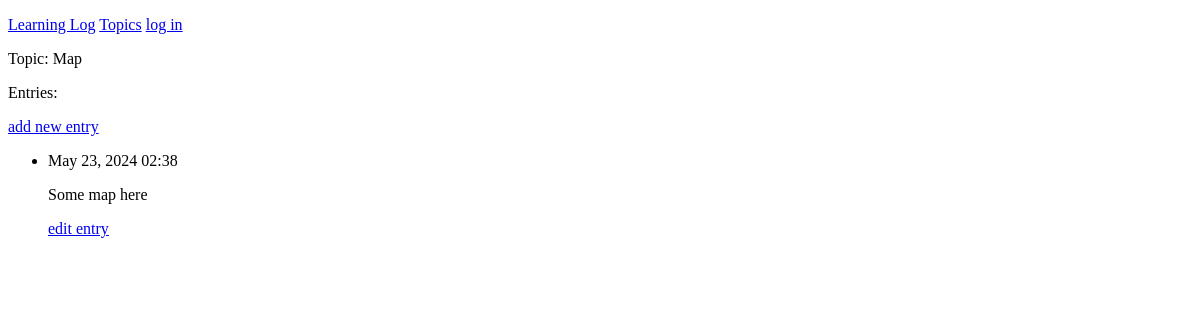
The page /topics/1/ on the database as committed earlier.
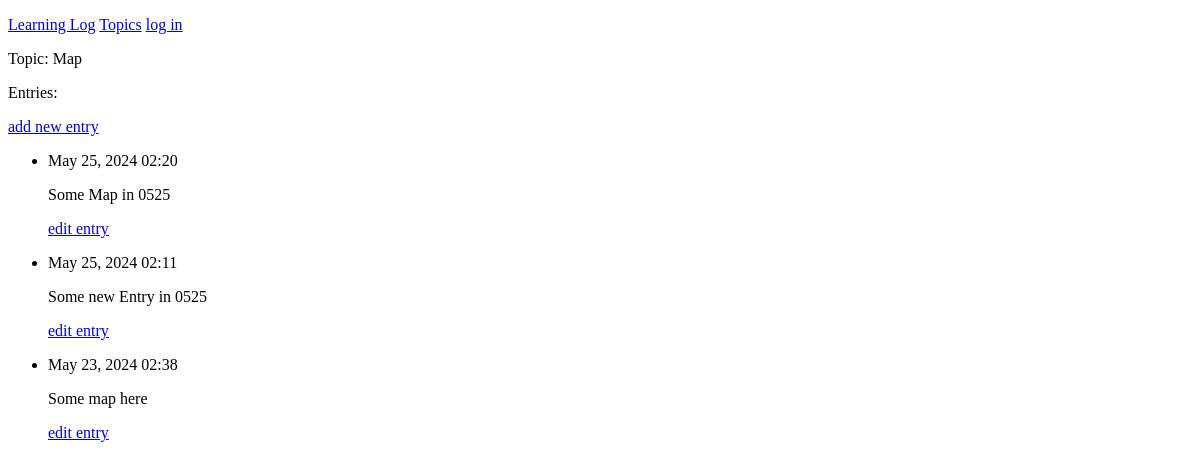
The same page on the database as committed later.
### ML/models.py (models this page shows, shortened)
class Topic(models.Model):
    text = models.CharField(max_length=200)
    date_added = models.DateTimeField(auto_now_add=True)
    def __str__(self):
        return self.text

class Entry(models.Model):
    topic = models.ForeignKey(Topic, on_delete=models.CASCADE)
    text = models.TextField(max_length=200)
    date_added = models.DateTimeField(auto_now_add=True)
    class Meta:
        verbose_name_plural = 'Entries'

### ML/views.py (the view)
# urls.py: path('topics/<int:topic_id>/', views.topic, name='topic'),
def topic(request, topic_id):
    topic = Topic.objects.get(id=topic_id)
    entries = topic.entry_set.order_by('-date_added')
    context = {'topic': topic, 'entries': entries}
    return render(request, 'ML/topic.html', context)

### ML/templates/ML/topic.html (shortened to what this page needs)
<!DOCTYPE html>
<html lang="en">
<head>
</head>
<body>
{% extends 'ML/base.html' %}
{% block content %}
    <p>Topic: {{ topic }}</p>
	<p>Entries:</p>
    <p>
    <a href="{% url 'new_entry' topic.id %}">add new entry</a>
    </p>
    <ul>
    {% for entry in entries %}
        <li>
        <p>{{  entry.date_added|date:' M d, Y H:i' }}</p>
        <p>{{  entry.text|linebreaks }}</p>
        <p>
            <a href="{% url 'edit_entry' entry.id %}">edit entry</a>
        </p>
        </li>
        {% empty %}
        <li>
            There are no entries for this topic yet.
        </li>
    {% endfor %}
    </ul>
{% endblock %}

### ML/templates/ML/base.html (shortened to what this page needs)
<!DOCTYPE html>
<html lang="en">
<head>
</head>
<body>
<p>
    <a href="{% url 'index' %}">Learning Log</a>
    <a href="{% url 'topics' %}">Topics</a>
{% if user.is_authenticated %}
    Hello, {{ user.username }}.
<a href="{% url 'logout' %}">log out</a>
{% else %}
<a href="{% url 'login' %}">log in</a>
{% endif %}
</p>
    {%  block content %}
    {% endblock content %}
</body>
</html>

Rows that differ between the two databases and show on the page:
added Entry: date_added "May 25, 2024 02:20", text "Some Map in 0525"
added Entry: date_added "May 25, 2024 02:11", text "Some new Entry in 0525"
